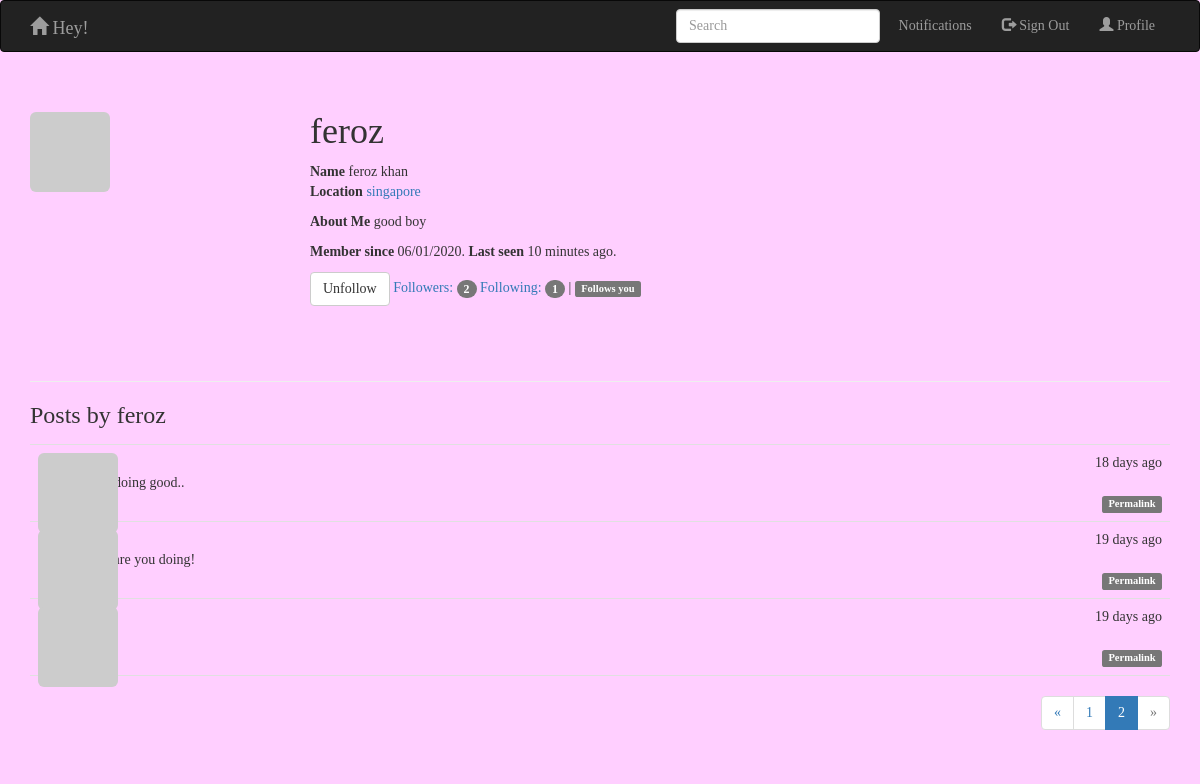
Screenshot of /user/feroz?page=2 (signed in) with the database file from the repository.
### app/models.py (models this page shows, shortened)
class User(UserMixin,db.Model):
    __tablename__ = 'users'
    id = db.Column(db.Integer, primary_key=True)
    email = db.Column(db.String(64), unique=True, index=True)
    username = db.Column(db.String(64), unique=True, index=True)
    password_hash = db.Column(db.String(128))
    role_id = db.Column(db.Integer, db.ForeignKey('roles.id'))
    name = db.Column(db.String(64))
    location = db.Column(db.String(64))
    about_me = db.Column(db.Text())
    member_since = db.Column(db.DateTime(),default=datetime.utcnow)
    last_seen = db.Column(db.DateTime(),default=datetime.utcnow)
    avatar_hash = db.Column(db.String(32))
    posts = db.relationship('Post', backref='author', lazy='dynamic')
    followed = db.relationship('Follow',backref=db.backref('follower',lazy = 'joined'),lazy='dynamic',cascade='all,delete-orphan',foreign_keys=[Follow.follower_id])
    followers = db.relationship('Follow', backref=db.backref('followed', lazy='joined'), lazy='dynamic',
                               cascade='all,delete-orphan', foreign_keys=[Follow.followed_id])
    def gravatar(self, size=100, default='identicon', rating='g'):
        if request.is_secure:
            url = 'https://secure.gravatar.com/avatar'
        else:
            url = 'http://www.gravatar.com/avatar'
        hash = self.avatar_hash or hashlib.md5(self.email.encode('utf-8')).hexdigest()
        return '{url}/{hash}?s={size}&d={default}&r={rating}'.format(
            url=url, hash=hash, size=size, default=default, rating=rating)
    @property
    def password(self):
        raise AttributeError('password is not a readable attribute')
    def ping(self):
        self.last_seen = datetime.utcnow()
        db.session.add(self)
    @login_manager.user_loader
    def load_user(user_id):
        return User.query.get(int(user_id))
    def can(self, permissions):
        return self.role is not None and (self.role.permissions & permissions) == permissions
    def is_administrator(self):
        return self.can(Permission.ADMINISTER)
    def is_following(self, user):
        return self.followed.filter_by(
            followed_id=user.id).first() is not None

class Post(db.Model):
    __tablename__ = 'posts'
    id = db.Column(db.Integer, primary_key=True)
    body = db.Column(db.Text)
    timestamp = db.Column(db.DateTime, index=True, default=datetime.utcnow)
    author_id = db.Column(db.Integer, db.ForeignKey('users.id'))

### app/main/hello.py (the view)
@main.route('/user/<username>')
def user(username):
    user = User.query.filter_by(username=username).first()
    if user is None:
        return render_template('404.html'), 404
    page = request.args.get('page', 1, type=int)
    pagination = user.posts.order_by(Post.timestamp.desc()).paginate(
        page, per_page=current_app.config['FLASKY_POSTS_PER_PAGE'],
        error_out=False)
    posts = pagination.items
    return render_template('user.html', user=user, posts = posts, pagination = pagination)

### app/auth/views.py (called while the page is built)
@auth.before_app_request
def before_request():
    if current_user.is_authenticated:
        current_user.ping()

### app/main/__init__.py (called while the page is built)
@main.app_context_processor
def inject_permissions():
    return dict(Permission=models.Permission)

### app/templates/user.html (shortened to what this page needs)
{% extends "base.html" %}
{% import "_macros.html" as macros %}
{% block page_content %}
<div class="page-header">
    <img class="img-rounded profile-thumbnail" src="{{ user.gravatar(size=256) }}">
    <div class="profile-header">
       <h1> {{ user.username }}</h1>
        {% if user.name or user.location %}
        <p>
            {% if user.name %} <b>Name</b> {{ user.name }} <br>{% endif %}
            {% if user.location %}
            <b>Location</b> <a href="http://maps.google.com/?q={{ user.location }}">{{ user.location }}</a><br>
            {% endif %}
        </p>
        {% endif %}
        {% if user.about_me %}<p> <b>About Me</b> {{ user.about_me }}</p>{% endif %}
        <p> <b>Member since</b> {{ moment(user.member_since).format('L') }}. <b>Last seen</b> {{ moment(user.last_seen).fromNow() }}. </p>
        {% if current_user.can(Permission.FOLLOW) and user != current_user %}
            {% if not current_user.is_following(user) %}
                <a href="{{ url_for('.follow', username=user.username) }}"  class="btn btn-primary">Follow</a>
            {% else %}
                <a href="{{ url_for('.unfollow', username=user.username) }}" class="btn btn-default">Unfollow</a>
            {% endif %}
        {% endif %}
        <a href="{{ url_for('.followers', username=user.username) }}">
            Followers: <span class="badge">{{ user.followers.count() -1 }}</span>
        </a>
        <a href="{{ url_for('.followed', username=user.username) }}">
            Following: <span class="badge">{{ user.followed.count() -1 }}</span>
        </a>
        {% if current_user.is_authenticated and user != current_user and user.is_following(current_user) %}
        | <span class="label label-default">Follows you</span>
        {% endif %}
    </div>
</div>
<h3>Posts by {{ user.username }}</h3>
{% include 'post.html' %}
<div class="pagination">
    {{ macros.pagination_widget(pagination, '.user', username=user.username) }}
</div>
{% endblock %}

### app/templates/post.html (shortened to what this page needs)
<ul class="posts">
    {% for post in posts %}
    <li class="post">
        <div class="post-thumbnail">
            <a href="{{ url_for('.user', username=post.author.username) }}">
                <img class="img-rounded profile-thumbnail" src="{{ post.author.gravatar(size=40) }}">
            </a>
        </div>
        <div class="post-content">
            <div class="post-date">{{ moment(post.timestamp).fromNow() }}</div>
            <div class="post-author"><a href="{{ url_for('.user', username=post.author.username) }}">{{ post.author.username }}</a></div>
            <div class="post-body">
                {% if post.body_html %}
                    {{ post.body_html | safe }}
                {% else %}
                    {{ post.body }}
                {% endif %}
            </div>
            <div class="post-footer">
                <a href="{{ url_for('.post', id=post.id) }}"><span class="label label-default">Permalink</span></a>
            </div>
        </div>
    </li>
    {% endfor %}
</ul>

### app/static/styles.css (style rules this page uses)
.profile-thumbnail { position: absolute; }
* { font-family:Verdana; }
body { background-color: #FFCFFF; }
.profile-header { min-height: 260px; margin-left: 280px; }
ul.posts { list-style-type: none; padding: 0px; margin: 16px 0px 0px 0px; border-top: 1px solid #e0e0e0; }
ul.posts li.post { padding: 8px; border-bottom: 1px solid #e0e0e0; }
div.post-date { float: right; }
div.post-author { font-weight: bold; }
div.post-thumbnail { position: absolute; }
div.post-content { margin-left: 48px; min-height: 48px; }
div.post-footer { text-align: right; }
div.pagination { width: 100%; text-align: right; padding: 0px; margin: 0px; }

### rows the page displays
User: username "feroz", name "feroz khan", location "singapore", about_me "good boy", member_since "06/01/2020", last_seen "10 minutes ago"
Post: timestamp "18 days ago", body "i am doing good.."
Post: timestamp "19 days ago", body "how are you doing!"
Post: timestamp "19 days ago"

### other values shown
{{ user.followers.count() -1 }} "2"
{{ user.followed.count() -1 }} "1"
{{ p }} "1"
{{ p }} "2"
